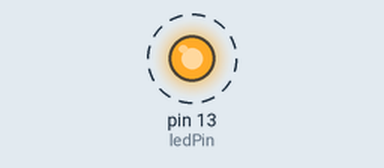
Recording of a sketch running on a simulated Arduino Uno, built with avr-gcc and run on an emulated ATmega328P. Shown: output pins drawn as LEDs (lit = HIGH). Dashed ring = blinking.

Above: at 0.5 s.
Timing chart, 0 to 4.6 s (numbered marks = the images above):
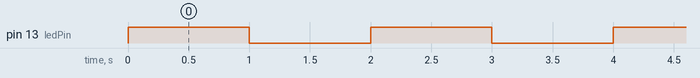

The sketch:

LedBlink.ino
```cpp
void setup() {
  pinMode(13, OUTPUT); //Khai báo chân 13 xuất tín hiệu
  digitalWrite(13, LOW);// Cài đặt điện thế cho chân 13 ban đầu là 0
}


void loop() {
  digitalWrite(13, HIGH); // Bật đèn led
  delay(1000); // Đợi 1 giây
  digitalWrite(13, LOW); // Tắt đèn led
  delay(1000); //đợi 1 giây
}
```

CambiennhietdoL35.c
```cpp
int sensorPin = A0;// chân analog kết nối tới cảm biến LM35

void setup() {
  Serial.begin(9600);  //Khởi động Serial ở mức baudrate 9600
  // Bạn không cần phải pinMode cho các chân analog trước khi dùng nó
}

void loop() {
 //đọc giá trị từ cảm biến LM35
 int reading = analogRead(sensorPin);

 //tính ra giá trị hiệu điện thế (đơn vị Volt) từ giá trị cảm biến
 float voltage = reading * 5.0 / 1024.0;

 // ở trên mình đã giới thiệu, cứ mỗi 10mV = 1 độ C.
 // Vì vậy nếu biến voltage là biến lưu hiệu điện thế (đơn vị Volt)
 // thì ta chỉ việc nhân voltage cho 100 là ra được nhiệt độ!

 float temp = voltage * 100.0;

 Serial.println(temp);
 /*Mẹo:
   Các bạn phaỉ khai báo phần thực cho toàn bộ các số thực nhé!
 */
 delay(1000);//đợi 1 giây cho lần đọc tiếp theo
}
```

DistanceSensor.c
```cpp
const int trig = 8;     // chân trig của HC-SR04
const int echo = 7;     // chân echo của HC-SR04

void setup()
{
    Serial.begin(9600);     // giao tiếp Serial với baudrate 9600
    pinMode(trig,OUTPUT);   // chân trig sẽ phát tín hiệu
    pinMode(echo,INPUT);    // chân echo sẽ nhận tín hiệu
}

void loop()
{
    unsigned long duration; // biến đo thời gian
    int distance;           // biến lưu khoảng cách

    /* Phát xung từ chân trig */
    digitalWrite(trig,0);   // tắt chân trig
    delayMicroseconds(2);
    digitalWrite(trig,1);   // phát xung từ chân trig
    delayMicroseconds(5);   // xung có độ dài 5 microSeconds
    digitalWrite(trig,0);   // tắt chân trig

    /* Tính toán thời gian */
    // Đo độ rộng xung HIGH ở chân echo.
    duration = pulseIn(echo,HIGH);
    // Tính khoảng cách đến vật.
    distance = int(duration/2/29.412);

    /* In kết quả ra Serial Monitor */
    Serial.print(distance);
    Serial.println("cm");
    delay(200);
}
```

VDNgatTimer.c
```cpp
byte led1 = 5;
byte led2 = 6;
unsigned long time1 = 0;
unsigned long time2 = 0;

void setup()
{
    pinMode(led1, OUTPUT);
    pinMode(led2, OUTPUT);

}

void loop()
{
    if ( (unsigned long) (millis() - time1) > 1000 )
    {
        if ( digitalRead(led1) == LOW )
        {
            digitalWrite(led1, HIGH);
        } else {
            digitalWrite(led1, LOW );
        }
        time1 = millis();
    }

    if ( (unsigned long) (millis() - time2) > 300  )
    {
        if ( digitalRead(led2) == LOW )
        {
            digitalWrite(led2, HIGH);
        } else {
            digitalWrite(led2, LOW );
        }
        time2 = millis();
    }
}
```

bientro.c
```cpp
void setup() {
  Serial.begin(9600);  //Mở cổng Serial để giap tiếp | tham khảo Serial
}

void loop() {
  int value = analogRead(A0);   //đọc giá trị điện áp ở chân A0
                                //(value luôn nằm trong khoảng 0-1023)
  Serial.println(value);        //xuất ra giá trị vừa đọc

  int voltage;
  voltage = map(value,0,1023,0,5000);   //chuyển thang đo của value
                                        //từ 0-1023 sang 0-5000 (mV)
  Serial.println(voltage);              //xuất ra điện áp (đơn vị là mV)

  Serial.println();     //xuống hàng
  delay(200);           //đợi 0.2 giây
}
```

ngatngoaivd.c
```cpp
int ledPin = 13;

void tatled()
{
    digitalWrite(ledPin, LOW); // tắt đèn led
}

void setup()
{
   pinMode(ledPin, OUTPUT);
   pinMode(2, INPUT_PULLUP); // sử dụng điện trở kéo lên cho chân số 2, ngắt 0
   attachInterrupt(0, tatled, LOW); // gọi hàm tatled liên tục khi còn nhấn nút
}

void loop()
{
  digitalWrite(ledPin, HIGH);   // bật đèn led
}
```

quangtro.c
```cpp
int quangtro = A5; //Thiết đặt chân analog đọc quang trở
void setup() {
  // Khởi tạo cộng Serial 9600
  Serial.begin(9600);
}

void loop() {
  int giatriQuangtro = analogRead(quangtro);// đọc giá trị quang trở

  Serial.println(giatriQuangtro); // Xuất giá trị ra Serial Monitor
}
```

rainsensor.c
```cpp
int rainSensor = 6; // Chân tín hiệu cảm biến mưa ở chân digital 6 (arduino)
void setup() {
  pinMode(rainSensor,INPUT);// Đặt chân cảm biến mưa là INPUT, vì tín hiệu sẽ được truyền đến cho Arduino
  Serial.begin(9600);// Khởi động Serial ở baudrate 9600
  Serial.println("Da khoi dong xong");
}

void loop() {
  int value = digitalRead(rainSensor);//Đọc tín hiệu cảm biến mưa
  if (value == HIGH) { // Cảm biến đang không mưa
    Serial.println("Dang khong mua");
  } else {
    Serial.println("Dang mua");
  }
  delay(1000);
}
```

toggleLed.c
```cpp
int LED = 13;
int button = 7;
int ledon = 0 ;
void setup()
{
  pinMode(LED, OUTPUT);
  pinMode(button, INPUT);
}

void loop()
{
  int stbutton = digitalRead(button);
  int stled = digitalRead(LED);
  if (stbutton == 1 && stled == ledon ){
  digitalWrite(LED, !stled);
  delay(500);
  ledon = !ledon;
  }
}
```

Measured:
- by itself, pin 13 (ledPin): alternates HIGH for 1.0 s and LOW for 1.0 s
